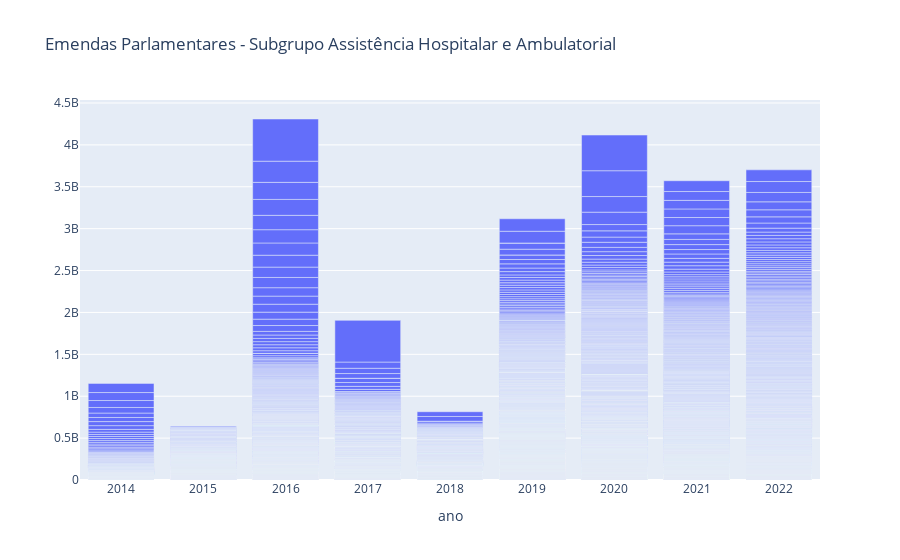

The cell this chart's notebook holds for it:
### Markdown cell above
### (1) Análise temporal

### Code cell
# gráfico das emendas ao longo do tempo

fig1 = px.bar(df, x='ano', y='valor_emendas', title='Emendas Parlamentares - Subgrupo Assistência Hospitalar e Ambulatorial')
fig1.update_layout(yaxis_title='')
fig1.show()

### Figure 1 — Plotly figure (JSON) as saved in the notebook; plotly's stock layout.template omitted (floating-point values rounded to 4 significant figures; data arrays with more than 128 entries replaced by an {"elided": "..."} marker saying what was removed)
{"data": [{"alignmentgroup": "True", "hovertemplate": "ano=%{x}<br>valor_emendas=%{y}<extra></extra>", "legendgroup": "", "marker": {"color": "#636efa", "pattern": {"shape": ""}}, "name": "", "offsetgroup": "", "orientation": "v", "showlegend": false, "textposition": "auto", "type": "bar", "x": {"elided": "10037 int values"}, "xaxis": "x", "y": {"elided": "10037 float values"}, "yaxis": "y"}], "layout": {"barmode": "relative", "legend": {"tracegroupgap": 0}, "title": {"text": "Emendas Parlamentares - Subgrupo Assistência Hospitalar e Ambulatorial"}, "xaxis": {"anchor": "y", "domain": [0, 1], "title": {"text": "ano"}}, "yaxis": {"anchor": "x", "domain": [0, 1], "title": {"text": ""}}}}
